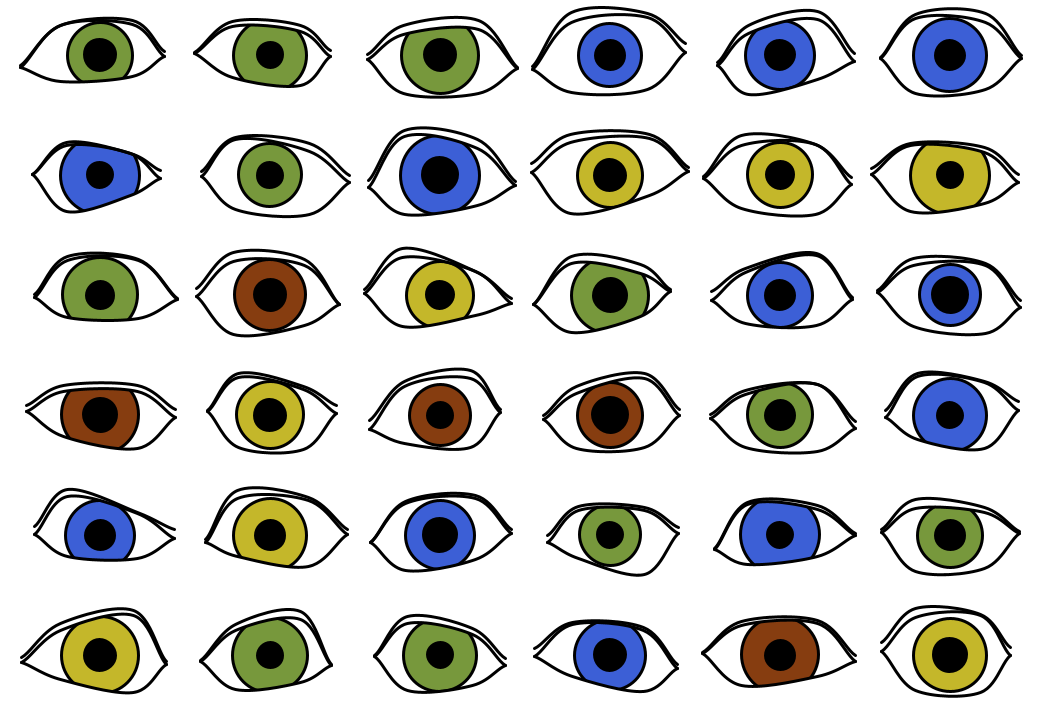
Frame 1 (no input)
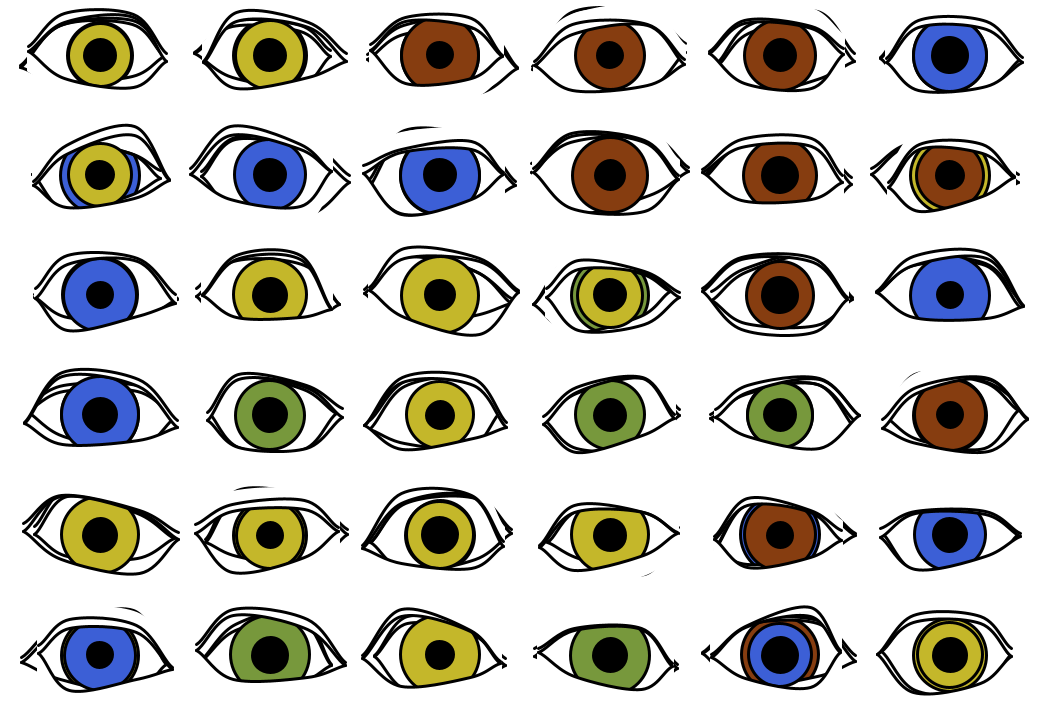
Frame 2 (the mouse pressed at the canvas centre, redrawn once)

The Processing sketch that drew these frames (run headless with seeded random() and noise(); the mouse was pressed at the canvas centre and the sketch redrawn once):

// Processing sketch: ps2
// ── ps2.pde
// The eye is the window to the soul.
// The computer is emoting (rather fiercely).

color[] eyeColors = {#863D10, #3C5FD6, #77983C, #C4B72A};

void setup() {
  size(1050, 720);
  background(#FFFFFF);
  smooth();
  noLoop();
}

void draw() {
  println(mouseX + ", " + mouseY);
  
  for (int i = 0; i < 6; i++) {
    for (int j = 0; j < 6; j++) {
      drawRandomEye(100+i*170, 55+j*120);
    }
  }
}

void drawRandomEye(float x, float y) {
  float r1 = rand(15, 3);
  float r2 = rand(35, 5);
  float l1 = rand(70, 10);
  float l2 = rand(70, 10);
  float h0 = rand(5, 10);
  float h1 = rand(5, 10);
  float h2 = rand(30, 10);
  float h3 = rand(30, 10);;
  float h4 = rand(30, 10);
  float h5 = rand(30, 10);
  float h6 = rand(5, 5);
  float h7 = rand(5, 5);
  float h8 = rand(5, 5);
  float h9 = rand(5, 5);
  color pupilColor = eyeColors[int(random(eyeColors.length))];  
  
  Eye e = new Eye(x, y, r1, r2, l1, l2, h0, h1, h2, h3, h4, h5, h6, h7, h8, h9, pupilColor);
  e.display();
}

float rand(float x, float dx) {
  return x + random(-dx, dx);
}

class Eye {
  private float x, y, r1, r2, l1, l2;
  private float h0, h1, h2, h3, h4, h5, h6, h7, h8, h9;
  private float l0 = 20;
  private color pupilColor;
  
  Eye(float x, float y, float r1, float r2, float l1, float l2,
    float h0, float h1, float h2, float h3, float h4, float h5, float h6, float h7, float h8, float h9,
    color pupilColor) {
    this.x = x;
    this.y = y;
    this.r1 = r1;
    this.r2 = r2;
    this.l1 = l1;
    this.l2 = l2; 
    this.h0 = h0;
    this.h1 = h1;
    this.h2 = h2;
    this.h3 = h3;
    this.h4 = h4;
    this.h5 = h5;
    this.h6 = h6;
    this.h7 = h7;
    this.h8 = h8;
    this.h9 = h9;
    this.pupilColor = pupilColor;
  }
  
  void display() {
    strokeWeight(3);
    displayEyeBall();
    displayEyeLids();
  }
  
  void displayEyeBall() {
    fill(pupilColor);
    ellipse(x, y, r2*2, r2*2);
    fill(0);
    ellipse(x, y, r1*2, r1*2);
  }
  
  void displayEyeLids() {
    noFill();
    stroke(#FFFFFF);
    for (int i = 1; i < 20; i++) {
      displayUpperEyeLid(-i);
      displayLowerEyeLid(i);
    }
    
    stroke(0);
    displayUpperUpperEyeLid();
    displayUpperEyeLid(0);
    displayLowerEyeLid(0);
  }
  
  void displayUpperUpperEyeLid() {
    beginShape();
    curveVertex(x-l1-l0, y+h0-h6);
    curveVertex(x-l1, y+h0-h6);
    curveVertex(x-l1/2, y-h2-h7);
    curveVertex(x+l2/2, y-h3-h8);
    curveVertex(x+l2, y+h1-h9);
    curveVertex(x+l2+l0, y+h1-h9);
    endShape();
  }
  
  void displayUpperEyeLid(float h) {
    beginShape();
    curveVertex(x-l1-l0, y+h0+h);
    curveVertex(x-l1, y+h0+h);
    curveVertex(x-l1/2, y-h2+h);
    curveVertex(x+l2/2, y-h3+h);
    curveVertex(x+l2, y+h1+h);
    curveVertex(x+l2+l0, y+h1+h);
    endShape();
  }
   
  void displayLowerEyeLid(float h) {
    beginShape();
    curveVertex(x-l1-l0, y+h0+h);
    curveVertex(x-l1, y+h0+h);
    curveVertex(x-l1/2, y+h4+h);
    curveVertex(x+l2/2, y+h5+h);
    curveVertex(x+l2, y+h1+h);
    curveVertex(x+l2+l0, y+h1+h);
    endShape();
  }
}
